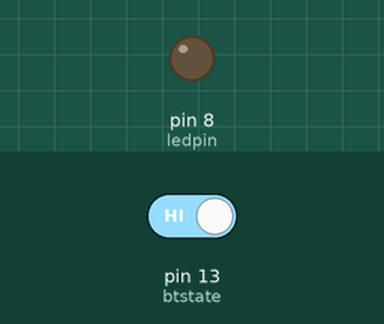
This sketch was run on a simulated Arduino Uno, built with avr-gcc and run on an emulated ATmega328P. Shown: output pins drawn as LEDs (lit = HIGH). The test bench sets the inputs (shaded band); at power-on: pin 13 (btstate) HIGH.

Above: at 1.2 s.
1.3 s: pin 13 (btstate) driven LOW
At 2.4 s:
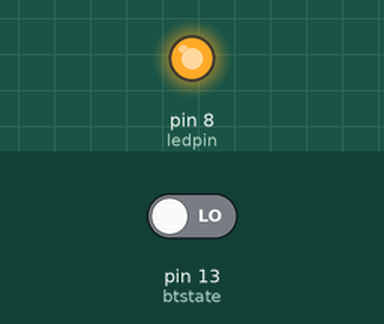
Timing chart, 0 to 4.3 s (numbered marks = the images above; inputs shaded):
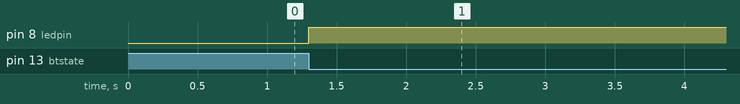

The sketch:

slave.ino
```cpp
#include <SoftwareSerial.h>
SoftwareSerial BTserial(10, 11);

int ledpin = 8;
const byte btstate = 13;

bool state = false;

void setup() {
  // initialize digital pin 8 as an output.

  Serial.begin(9600);
  BTserial.begin(38400);

  pinMode(ledpin, OUTPUT);
  pinMode(btstate, INPUT);

}

void loop()
{

  if (digitalRead(btstate) == LOW)
  {
	digitalWrite(ledpin, HIGH);
	state = false;
  }

  if (BTserial.available() > 0)
  { // Checks whether data is comming from the serial port
    state = BTserial.read(); // Reads the data from the serial port

    // Controlling the LED
    if (state == true)
    {
      digitalWrite(ledpin, HIGH); // LED ON
      state = false;
    }
    else if (state == false)
    {
      digitalWrite(ledpin, LOW); // LED ON
      state = false;
    }
  }

}
```

Measured:
- after the input at 1.3 s, pin 8 (ledpin): LOW → HIGH at once
